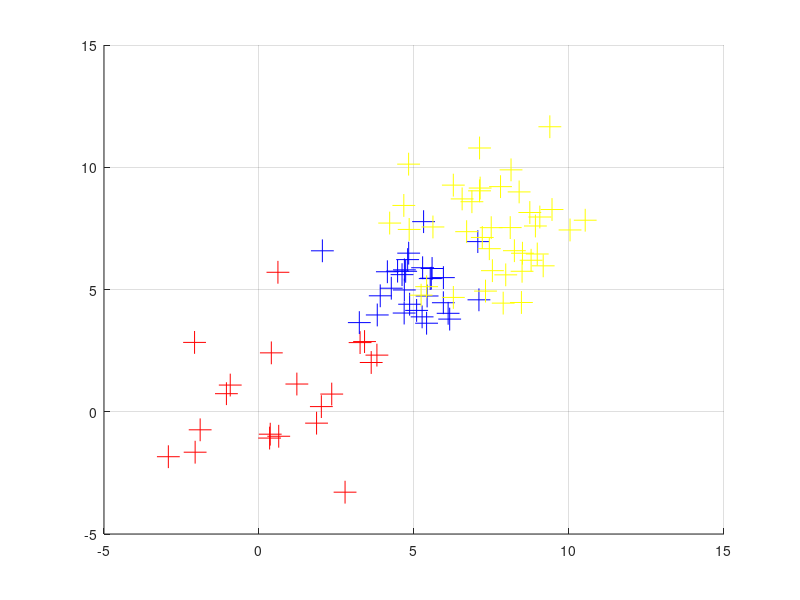

This chart was generated by the following MATLAB code: (Note: this script raises an error after producing the figure.)
%%% Spectral relaxation of K-means
n1 = 20;
n2 = 30;
n3 = 40;
data = [normrnd(1,2,[2,n1]), normrnd(5,1,[2,n2]), normrnd(8,2,[2,n3])]';
true_labels = [repelem(1,n1),repelem(2,n2),repelem(3,n3)];

% Perform Spectral decomposition and select Eigen-vectors with lasrgest 
XtX = data * data';
[V,D] = eig(XtX);
new_data = V(:,(end-2):end);

%%% Plot true clusters
myColors = zeros(size(data,1),3);

rowsToSetRed = true_labels == 1;
rowsToSetBlue = true_labels == 2;
rowsToSetYellow = true_labels == 3;

myColors(rowsToSetBlue, 1) = 0;
myColors(rowsToSetBlue, 2) = 0;
myColors(rowsToSetBlue, 3) = 1;

myColors(rowsToSetRed, 1) = 1;
myColors(rowsToSetRed, 2) = 0;
myColors(rowsToSetRed, 3) = 0;

myColors(rowsToSetYellow, 1) = 1;
myColors(rowsToSetYellow, 2) = 1;
myColors(rowsToSetYellow, 3) = 0;

scatter(data(:, 1), data(:, 2), (n1+n2+n3)*3, myColors, '+');
grid on;









%%% Run Kmeans clustering: 3 clusters
[cluster_labels, data_centroids, iter] = Kmean_Learner(new_data, 3, 10, 0.000001);


%%% Plot new clusters
myColors = zeros(size(new_data,1),3);

rowsToSetRed = cluster_labels == 1;
rowsToSetBlue = cluster_labels == 2;
rowsToSetYellow = cluster_labels == 3;

myColors(rowsToSetBlue, 1) = 0;
myColors(rowsToSetBlue, 2) = 0;
myColors(rowsToSetBlue, 3) = 1;

myColors(rowsToSetRed, 1) = 1;
myColors(rowsToSetRed, 2) = 0;
myColors(rowsToSetRed, 3) = 0;

myColors(rowsToSetYellow, 1) = 1;
myColors(rowsToSetYellow, 2) = 1;
myColors(rowsToSetYellow, 3) = 0;

scatter(data(:, 1), data(:, 2), (n1+n2+n3)*3, myColors, '+');
grid on;
